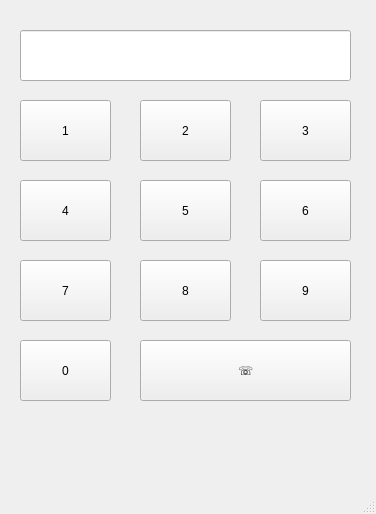
<?xml version="1.0" encoding="UTF-8"?>
<ui version="4.0">
 <class>MainWindow</class>
 <widget class="QMainWindow" name="MainWindow">
  <property name="geometry">
   <rect>
    <x>0</x>
    <y>0</y>
    <width>376</width>
    <height>514</height>
   </rect>
  </property>
  <property name="windowTitle">
   <string>MainWindow</string>
  </property>
  <widget class="QWidget" name="centralwidget">
   <widget class="QPushButton" name="pb1">
    <property name="geometry">
     <rect>
      <x>20</x>
      <y>100</y>
      <width>91</width>
      <height>61</height>
     </rect>
    </property>
    <property name="text">
     <string>1</string>
    </property>
   </widget>
   <widget class="QPushButton" name="pb2">
    <property name="geometry">
     <rect>
      <x>140</x>
      <y>100</y>
      <width>91</width>
      <height>61</height>
     </rect>
    </property>
    <property name="text">
     <string>2</string>
    </property>
   </widget>
   <widget class="QPushButton" name="pb3">
    <property name="geometry">
     <rect>
      <x>260</x>
      <y>100</y>
      <width>91</width>
      <height>61</height>
     </rect>
    </property>
    <property name="text">
     <string>3</string>
    </property>
   </widget>
   <widget class="QPushButton" name="pb4">
    <property name="geometry">
     <rect>
      <x>20</x>
      <y>180</y>
      <width>91</width>
      <height>61</height>
     </rect>
    </property>
    <property name="text">
     <string>4</string>
    </property>
   </widget>
   <widget class="QPushButton" name="pb5">
    <property name="geometry">
     <rect>
      <x>140</x>
      <y>180</y>
      <width>91</width>
      <height>61</height>
     </rect>
    </property>
    <property name="text">
     <string>5</string>
    </property>
   </widget>
   <widget class="QPushButton" name="pb6">
    <property name="geometry">
     <rect>
      <x>260</x>
      <y>180</y>
      <width>91</width>
      <height>61</height>
     </rect>
    </property>
    <property name="text">
     <string>6</string>
    </property>
   </widget>
   <widget class="QPushButton" name="pb7">
    <property name="geometry">
     <rect>
      <x>20</x>
      <y>260</y>
      <width>91</width>
      <height>61</height>
     </rect>
    </property>
    <property name="text">
     <string>7</string>
    </property>
   </widget>
   <widget class="QPushButton" name="pb8">
    <property name="geometry">
     <rect>
      <x>140</x>
      <y>260</y>
      <width>91</width>
      <height>61</height>
     </rect>
    </property>
    <property name="text">
     <string>8</string>
    </property>
   </widget>
   <widget class="QPushButton" name="pb9">
    <property name="geometry">
     <rect>
      <x>260</x>
      <y>260</y>
      <width>91</width>
      <height>61</height>
     </rect>
    </property>
    <property name="text">
     <string>9</string>
    </property>
   </widget>
   <widget class="QPushButton" name="pb0">
    <property name="geometry">
     <rect>
      <x>20</x>
      <y>340</y>
      <width>91</width>
      <height>61</height>
     </rect>
    </property>
    <property name="text">
     <string>0</string>
    </property>
   </widget>
   <widget class="QPushButton" name="pb_call">
    <property name="geometry">
     <rect>
      <x>140</x>
      <y>340</y>
      <width>211</width>
      <height>61</height>
     </rect>
    </property>
    <property name="text">
     <string>☏</string>
    </property>
   </widget>
   <widget class="QLineEdit" name="le">
    <property name="geometry">
     <rect>
      <x>20</x>
      <y>30</y>
      <width>331</width>
      <height>51</height>
     </rect>
    </property>
    <property name="font">
     <font>
      <pointsize>25</pointsize>
      <weight>75</weight>
      <bold>true</bold>
     </font>
    </property>
    <property name="text">
     <string></string>
    </property>
    <property name="alignment">
     <set>Qt::AlignRight|Qt::AlignTrailing|Qt::AlignVCenter</set>
    </property>
   </widget>
  </widget>
  <widget class="QMenuBar" name="menubar">
   <property name="geometry">
    <rect>
     <x>0</x>
     <y>0</y>
     <width>376</width>
     <height>21</height>
    </rect>
   </property>
  </widget>
  <widget class="QStatusBar" name="statusbar"/>
 </widget>
 <resources/>
 <connections/>
</ui>
